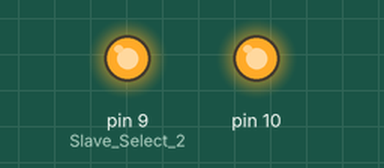
Bench run of a sketch on a simulated Arduino Uno, built with avr-gcc and run on an emulated ATmega328P. On the bench: output pins drawn as LEDs (lit = HIGH).

Above: at 0.1 s.
Timing chart, 0 to 1.6 s (numbered marks = the images above):
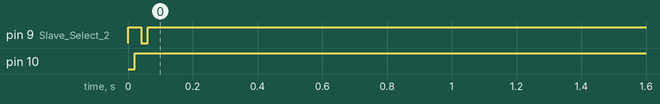

Measured:
- by itself, pin 9 (Slave_Select_2): HIGH → LOW at 0.04 s, → HIGH 0.02 s later
- by itself, pin 10: LOW → HIGH at 0.02 s

The sketch:

master_can_edit.ino
```cpp
#include <SPI.h>


void setup (void)
{
  Serial.begin(115200);
  pinMode(SS, OUTPUT); //Slave Select 1
  pinMode(9, OUTPUT); //Slave Select 2
  SPI.begin();
  digitalWrite(SS, HIGH);
  digitalWrite(9, HIGH);

}  // end of setup

int done = 1;
void loop (void)
{
  //Slave 1
  if (done <= 0) return; // just run this `done` times then stop
  // enable Slave Select by setting to low
  digitalWrite(SS, LOW);
  SPI.transfer('U');
  delay(20); // important need time to transfer
  digitalWrite(SS, HIGH);
  //done--;
  //delay (1000);  // 1 seconds delay not need this maybe???
  SPI.endTransaction();

  delay(20);

  SPI.begin();
  //Slave 2
  //if (done <= 0) return; // just run this `done` times then stop
  // enable Slave Select by setting to low
  digitalWrite(9, LOW);
  SPI.transfer('Z');
  delay(20); // important need time to transfer
  digitalWrite(9, HIGH);
  done--;
  SPI.endTransaction();


}  // end of loop
```
